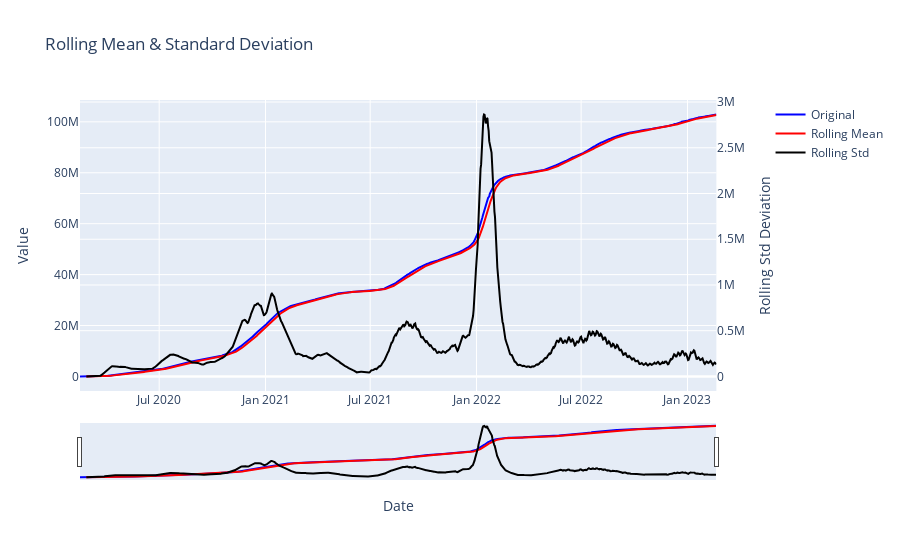

Notebook cell for this chart:
### Markdown cell above
### <a id='toc2_1_2_'></a>[Checking Stationarity](#toc0_)
Before applying ARIMA or its variants, it's essential to ensure our time series is stationary.

### Code cell
def check_stationarity(timeseries):
    # Perform Dickey-Fuller test:
    dftest = adfuller(timeseries, autolag='AIC')
    dfoutput = pd.Series(dftest[0:3], index=['Test Statistic','p-value','Number of Observations Used'])
    return dfoutput


test_stationarity(train_df['confirmed'])

# # Display the collected test statistics for each differencing level
# for i, test_stat in enumerate(test_statistics, 1):
#     print(f"Differencing Level {i}: Test Statistic = {test_stat:.2f}")

### Figure 1 — Plotly figure (JSON) as saved in the notebook; plotly's stock layout.template omitted (floating-point values rounded to 4 significant figures; data arrays with more than 128 entries replaced by an {"elided": "..."} marker saying what was removed)
{"data": [{"line": {"color": "blue"}, "mode": "lines", "name": "Original", "type": "scatter", "x": {"elided": "1102 str values"}, "y": {"elided": "1102 int values"}}, {"line": {"color": "red"}, "mode": "lines", "name": "Rolling Mean", "type": "scatter", "x": {"elided": "1102 str values"}, "y": {"elided": "1102 float values"}}, {"line": {"color": "black"}, "mode": "lines", "name": "Rolling Std", "type": "scatter", "x": {"elided": "1102 str values"}, "xaxis": "x", "y": {"elided": "1102 float values"}, "yaxis": "y2"}], "layout": {"title": {"text": "Rolling Mean & Standard Deviation"}, "xaxis": {"anchor": "y", "domain": [0, 0.94], "rangeslider": {"visible": true}, "title": {"text": "Date"}, "type": "date"}, "yaxis": {"anchor": "x", "domain": [0, 1], "title": {"text": "Value"}}, "yaxis2": {"anchor": "x", "overlaying": "y", "side": "right", "title": {"text": "Rolling Std Deviation"}}}}
